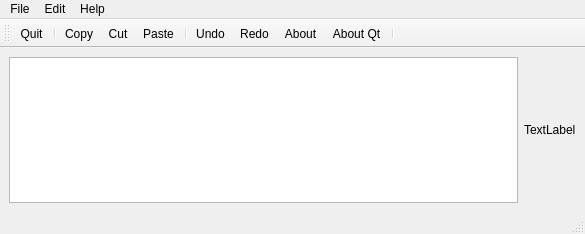
<?xml version="1.0" encoding="UTF-8"?>
<ui version="4.0">
 <class>MainWindow</class>
 <widget class="QMainWindow" name="MainWindow">
  <property name="geometry">
   <rect>
    <x>0</x>
    <y>0</y>
    <width>585</width>
    <height>234</height>
   </rect>
  </property>
  <property name="windowTitle">
   <string>MainWindow</string>
  </property>
  <widget class="QWidget" name="centralwidget">
   <layout class="QHBoxLayout" name="horizontalLayout">
    <item>
     <widget class="QTextEdit" name="textEdit"/>
    </item>
    <item>
     <widget class="QLabel" name="label">
      <property name="text">
       <string>TextLabel</string>
      </property>
     </widget>
    </item>
   </layout>
  </widget>
  <widget class="QMenuBar" name="menubar">
   <property name="geometry">
    <rect>
     <x>0</x>
     <y>0</y>
     <width>585</width>
     <height>22</height>
    </rect>
   </property>
   <widget class="QMenu" name="menuFile">
    <property name="title">
     <string>File</string>
    </property>
    <addaction name="actionQuit"/>
   </widget>
   <widget class="QMenu" name="menuEdit">
    <property name="title">
     <string>Edit</string>
    </property>
    <addaction name="actionCopy"/>
    <addaction name="actionCut"/>
    <addaction name="actionPaste"/>
    <addaction name="separator"/>
    <addaction name="actionRedo"/>
    <addaction name="actionUndo_2"/>
   </widget>
   <widget class="QMenu" name="menuHelp">
    <property name="title">
     <string>Help</string>
    </property>
    <addaction name="actionAbout"/>
    <addaction name="actionAbout_Qt"/>
   </widget>
   <addaction name="menuFile"/>
   <addaction name="menuEdit"/>
   <addaction name="menuHelp"/>
  </widget>
  <widget class="QStatusBar" name="statusbar"/>
  <widget class="QToolBar" name="toolBar">
   <property name="windowTitle">
    <string>toolBar</string>
   </property>
   <attribute name="toolBarArea">
    <enum>TopToolBarArea</enum>
   </attribute>
   <attribute name="toolBarBreak">
    <bool>false</bool>
   </attribute>
   <addaction name="actionQuit"/>
   <addaction name="separator"/>
   <addaction name="actionCopy"/>
   <addaction name="actionCut"/>
   <addaction name="actionPaste"/>
   <addaction name="separator"/>
   <addaction name="actionUndo_2"/>
   <addaction name="actionRedo"/>
   <addaction name="actionAbout"/>
   <addaction name="actionAbout_Qt"/>
   <addaction name="separator"/>
  </widget>
  <action name="actionQuit">
   <property name="icon">
    <iconset resource="resource.qrc">
     <normaloff>:/images/quitIcon.png</normaloff>:/images/quitIcon.png</iconset>
   </property>
   <property name="text">
    <string>Quit</string>
   </property>
  </action>
  <action name="actionCopy">
   <property name="icon">
    <iconset resource="resource.qrc">
     <normaloff>:/edit/images/copyIcon.png</normaloff>:/edit/images/copyIcon.png</iconset>
   </property>
   <property name="text">
    <string>Copy</string>
   </property>
  </action>
  <action name="actionCut">
   <property name="icon">
    <iconset resource="resource.qrc">
     <normaloff>:/edit/images/cutIcon.png</normaloff>:/edit/images/cutIcon.png</iconset>
   </property>
   <property name="text">
    <string>Cut</string>
   </property>
  </action>
  <action name="actionPaste">
   <property name="icon">
    <iconset resource="resource.qrc">
     <normaloff>:/edit/images/pasteIcon.png</normaloff>:/edit/images/pasteIcon.png</iconset>
   </property>
   <property name="text">
    <string>Paste</string>
   </property>
  </action>
  <action name="actionRedo">
   <property name="icon">
    <iconset resource="resource.qrc">
     <normaloff>:/edit/images/redoIcon.png</normaloff>:/edit/images/redoIcon.png</iconset>
   </property>
   <property name="text">
    <string>Redo</string>
   </property>
  </action>
  <action name="actionAbout">
   <property name="icon">
    <iconset resource="resource.qrc">
     <normaloff>:/help/images/aboutIcon.png</normaloff>:/help/images/aboutIcon.png</iconset>
   </property>
   <property name="text">
    <string>About</string>
   </property>
  </action>
  <action name="actionAbout_Qt">
   <property name="icon">
    <iconset resource="resource.qrc">
     <normaloff>:/help/images/aboutQtIcon.png</normaloff>:/help/images/aboutQtIcon.png</iconset>
   </property>
   <property name="text">
    <string>About Qt</string>
   </property>
  </action>
  <action name="actionUndo_2">
   <property name="icon">
    <iconset resource="resource.qrc">
     <normaloff>:/edit/images/undoIcon.png</normaloff>:/edit/images/undoIcon.png</iconset>
   </property>
   <property name="text">
    <string>Undo</string>
   </property>
  </action>
 </widget>
 <resources>
  <include location="resource.qrc"/>
 </resources>
 <connections/>
</ui>
